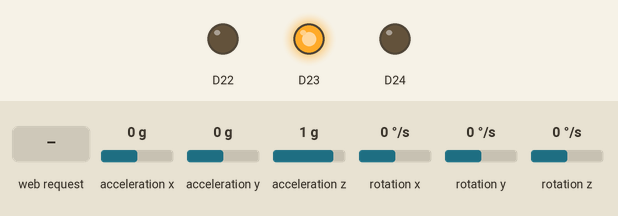
The sketch below on a simulated Arduino Nano RP2040 Connect. Parts: output pins drawn as LEDs (lit = HIGH). The test bench sets the inputs (shaded band); at power-on: acceleration x 0 g, acceleration y 0 g, acceleration z 1 g, rotation x 0 °/s, rotation y 0 °/s, rotation z 0 °/s. WiFi joins after 1.5 s; servers stay silent unless stated; what the sketch prints to the serial monitor is not drawn.

Above: at 3.7 s.
3.8 s: HTTP request GET /Accelerometer received
At 4.2 s:
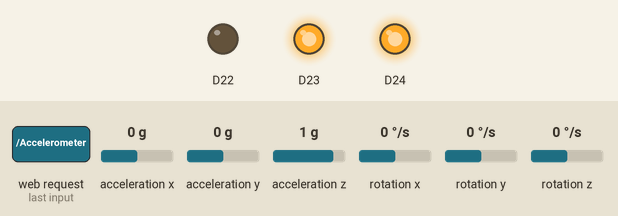
5.8 s: HTTP request GET /Connection/Info received
At 6.7 s:
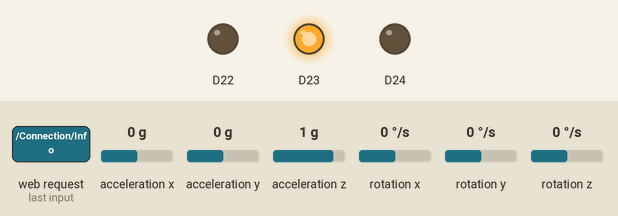
7.3 s: HTTP request GET /Gyroscope received
At 7.7 s:
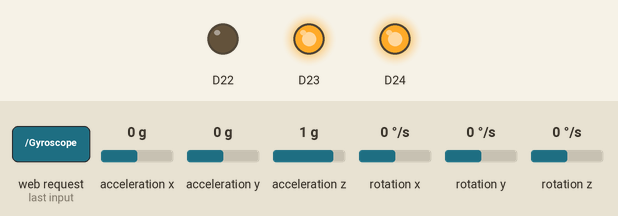
Timing chart, 0 to 10.3 s (numbered marks = the images above; inputs shaded):
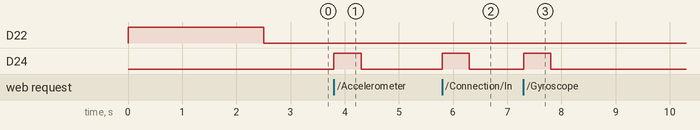

Measured:
- after the input at 3.8 s, D24: LOW → HIGH at once, → LOW 0.50 s later
- after the input at 5.8 s, D24: LOW → HIGH at once, → LOW 0.50 s later
- after the input at 7.3 s, D24: LOW → HIGH at once, → LOW 0.50 s later

The sketch:

nano_rp2040_rest.ino
```cpp
#include "arduino_secrets.h"
#include "rest_manager.h"

RestManager RM(SECRET_SSID, SECRET_PASSWORD, 0, SECRET_PORT, WL_IDLE_STATUS);

void setup()
{
  RM.set_led_pin_modes();

  RM.init_serial_communication(9600);

  RM.check_for_imu();

  RM.check_for_wifi_module();

  RM.check_firmware();

  RM.connect_to_wifi();

  RM.print_wifi_status();

  RM.start_web_server();
}

void loop()
{
  RM.listen_for_client();
}
```

arduino_secrets.h
```cpp
#define SECRET_SSID "update_with_network_name"          // The name of your wireless network
#define SECRET_PASSWORD "update_with_wireless_password" // The password for your wireless network
#define SECRET_PORT 8090                                // The port that the REST service will run on
```

rest_manager.cpp
```cpp
#include <cstring>
#include <Arduino_LSM6DSOX.h>
#include <ArduinoJson.h>
#include <SPI.h>
#include <WiFiNINA.h>
#include "rest_manager.h"

RestManager::RestManager(const char *new_ssid, const char *new_password, int new_key_index, int new_port, int new_status)
{
    ssid = new char[strlen(new_ssid) + 1];
    strcpy(ssid, new_ssid);

    password = new char[strlen(new_password) + 1];
    strcpy(password, new_password);

    key_index = new_key_index;

    port = new_port;

    status = new_status;

    server = new WiFiServer(port);
}

RestManager::~RestManager()
{
    delete[] ssid;
    delete[] password;
}

/**
 * Prepare the onboard RGB LEDs for output.
 */
void RestManager::set_led_pin_modes()
{
    pinMode(LEDR, OUTPUT);
    pinMode(LEDG, OUTPUT);
    pinMode(LEDB, OUTPUT);
}

/**
 * Initialize serial communication at the specified speed (baud)
 */
void RestManager::init_serial_communication(long speed)
{
    Serial.begin(speed);
}

/**
 * See if the IMU is available.  If it is not, display a message and block.
 */
void RestManager::check_for_imu()
{
    if (!IMU.begin())
    {
        Serial.println("Failed to initialize IMU!");

        while (1)
            ;
    }
}

/**
 * See if the WiFi module is available.  If it is not, display a message and block.
 */
void RestManager::check_for_wifi_module()
{
    if (WiFi.status() == WL_NO_MODULE)
    {
        Serial.println("Communication with WiFi module failed!");

        while (true)
            ;
    }
}

/**
 * See if the firmware is up to date.  If not, display a message, but continue.
 */
void RestManager::check_firmware()
{
    String fv = WiFi.firmwareVersion();
    if (fv < WIFI_FIRMWARE_LATEST_VERSION)
    {
        Serial.println("Please upgrade the firmware");
    }
}

/**
 * Control the on/off state of the red, green, and blue onboard LEDs.
 */
void RestManager::control_rgb_led(RGB_ACTION red_action, RGB_ACTION green_action, RGB_ACTION blue_action)
{
    if (red_action == RGB_ACTION::On)
        digitalWrite(LEDR, HIGH);
    if (red_action == RGB_ACTION::Off)
        digitalWrite(LEDR, LOW);

    if (green_action == RGB_ACTION::On)
        digitalWrite(LEDG, HIGH);
    if (green_action == RGB_ACTION::Off)
        digitalWrite(LEDG, LOW);

    if (blue_action == RGB_ACTION::On)
        digitalWrite(LEDB, HIGH);
    if (blue_action == RGB_ACTION::Off)
        digitalWrite(LEDB, LOW);
}

/**
 * Attempt connection to WiFi network, wait for connection, block on connection failure.
 */
void RestManager::connect_to_wifi()
{
    // Not connected yet: green LED off, red LED on:
    control_rgb_led(RGB_ACTION::On, RGB_ACTION::Off, RGB_ACTION::NoChange);

    bool is_connected = false;
    Serial.print("Attempting to connect to Network named: ");
    Serial.println(ssid); // print the network name (SSID)

    // Wait up to 8 seconds for a connection:
    status = WiFi.begin(ssid, password);
    for (int try_connect = 1; try_connect <= 8; try_connect++)
    {
        delay(1000);
        if (status == WL_CONNECTED)
        {
            is_connected = true;
            break;
        }
    }

    // If still not connected, blink the red LED to indicate connection failure:
    if (status != WL_CONNECTED)
    {
        while (true)
        {
            control_rgb_led(RGB_ACTION::On, RGB_ACTION::NoChange, RGB_ACTION::NoChange);
            delay(500);
            control_rgb_led(RGB_ACTION::Off, RGB_ACTION::NoChange, RGB_ACTION::NoChange);
            delay(500);
        }
    }

    // Connected: red LED off, green LED on:
    control_rgb_led(RGB_ACTION::Off, RGB_ACTION::On, RGB_ACTION::NoChange);
}

/**
 * Display status information about the WiFi connection.
 */
void RestManager::print_wifi_status()
{
    // print the SSID of the network you're attached to:
    Serial.print("SSID: ");
    Serial.println(WiFi.SSID());

    // print your board's IP address:
    IPAddress ip = WiFi.localIP();
    Serial.print("IP Address: ");
    Serial.println(ip);

    // print the received signal strength:
    long rssi = WiFi.RSSI();
    Serial.print("signal strength (RSSI): ");
    Serial.print(rssi);
    Serial.println(" dBm");
}

/**
 * Start the web server, making it available for the client process.
 */
void RestManager::start_web_server()
{
    server->begin();
}

/**
 * Initialize the client, wait for requests, and handle them.
 */
void RestManager::listen_for_client()
{
    WiFiClient client = server->available(); // listen for incoming clients

    if (client) // if you get a client,
    {
        // Client connected: blue LED on:
        control_rgb_led(RGB_ACTION::NoChange, RGB_ACTION::NoChange, RGB_ACTION::On);

        Serial.println("new client"); // print a message out the serial port

        String currentLine = ""; // make a String to hold incoming data from the client

        while (client.connected()) // loop while the client's connected
        {
            if (client.available()) // if there's bytes to read from the client,
            {
                char c = client.read(); // read a byte, then
                Serial.write(c);        // print it out on the serial monitor

                if (c == '\n') // if the byte is a newline character
                {
                    if (currentLine.length() == 0)
                    {
                        StaticJsonDocument<200> doc;
                        doc["message"] = "Hello from Arduino RP2040! Valid endpoints are /Accelerometer, /Connection/Info, /Gyroscope, /Temperature/Current/F, and /Temperature/Current/C";
                        doc["value"] = -99;
                        doc["status"] = "invalid";

                        send_response(doc, client);
                        break;
                    }
                    else
                        currentLine = ""; // if you got a newline, then clear currentLine
                }
                else if (c != '\r')
                    // if you got anything else but a carriage return character, add it to the end of the currentLine:
                    currentLine += c;

                String request_name = determine_called_endpoint(currentLine);

                if (handle_valid_endpoint(request_name, client))
                    break;
            }
        }

        delay(500);
        // Client disconnected: blue LED off:
        control_rgb_led(RGB_ACTION::NoChange, RGB_ACTION::NoChange, RGB_ACTION::Off);

        // close the connection:
        client.stop();
        Serial.println("client disconnected");
    }
}

/**
 * Build a response and send it back to the client.
 */
void RestManager::send_response(StaticJsonDocument<200> doc, WiFiClient &client)
{
    // Send a standard HTTP response
    client.println("HTTP/1.1 200 OK");
    client.println("Content-type: application/json");
    client.println("Connection: close");
    client.println();

    // Serialize JSON to client
    serializeJson(doc, client);
}

/**
 * Get the current temperature from the IMU.
 */
int RestManager::get_temperature(bool as_fahrenheit)
{
    if (IMU.temperatureAvailable())
    {
        int temperature_deg = 0;
        IMU.readTemperature(temperature_deg);

        if (as_fahrenheit == true)
            temperature_deg = celsius_to_fahrenheit(temperature_deg);

        return temperature_deg;
    }
    else
    {
        return -99;
    }
}

/**
 * Convert given celsius value to fahrenheit.
 */
int RestManager::celsius_to_fahrenheit(int celsius_value)
{
    return (celsius_value * (9 / 5)) + 32;
}

/**
 * Scan currentline to determine which endpoint was called.
 */
String RestManager::determine_called_endpoint(String current_line)
{
    // Initialize array of request mappings.
    RequestMapping mappings[] = {
        {"GET /Accelerometer", "Accelerometer"},
        {"GET /Connection/Info", "ConnectionInfo"},
        {"GET /Gyroscope", "Gyroscope"},
        {"GET /Temperature/Current/F", "Fahrenheit"},
        {"GET /Temperature/Current/C", "Celsius"}};

    const int num_mappings = sizeof(mappings) / sizeof(mappings[0]);

    // Default request name in case no pattern matches:
    String request_name = "Default";

    // See if a known endpoint was sent:
    for (int i = 0; i < num_mappings; i++)
    {
        if (current_line.indexOf(mappings[i].pattern) != -1)
        {
            request_name = mappings[i].name;
            break;
        }
    }

    return request_name;
}

bool RestManager::handle_valid_endpoint(String request_name, WiFiClient client)
{
    // Accelerometer values
    if (request_name == "Accelerometer")
    {
        float ax = -99, ay = -99, az = -99;

        if (IMU.accelerationAvailable())
        {
            IMU.readAcceleration(ax, ay, az);
        }

        StaticJsonDocument<200> doc;
        doc["aX"] = ax;
        doc["aY"] = ay;
        doc["aZ"] = az;

        send_response(doc, client);

        return true;
    }

    // Gyroscope values
    if (request_name == "Gyroscope")
    {
        float gx = -99, gy = -99, gz = -99;

        if (IMU.gyroscopeAvailable())
        {
            IMU.readGyroscope(gx, gy, gz);
        }

        StaticJsonDocument<200> doc;
        doc["gX"] = gx;
        doc["gY"] = gy;
        doc["gZ"] = gz;

        send_response(doc, client);

        return true;
    }

    // Current temperature:
    if (request_name == "Fahrenheit" || request_name == "Celsius")
    {
        bool is_fahrenheit = (request_name == "Fahrenheit");
        int current_temperature = get_temperature(is_fahrenheit);
        String temp_units = is_fahrenheit ? "F" : "C";

        StaticJsonDocument<200> doc;
        doc["message"] = "Current temperature is " + String(current_temperature) + "° " + temp_units;
        doc["value"] = current_temperature;
        doc["status"] = "success";

        send_response(doc, client);

        return true;
    }

    // Connection information:
    if (request_name == "ConnectionInfo")
    {
        String ssid = WiFi.SSID();
        IPAddress ip = WiFi.localIP();
        long rssi = WiFi.RSSI();

        String signalStrength = "Unknown";
        if (rssi > -50)
            signalStrength = "Excellent";
        else if (rssi <= -50 && rssi >= -60)
            signalStrength = "Good";
        else if (rssi < -60 && rssi >= -70)
            signalStrength = "Fair";
        else if (rssi < -70)
            signalStrength = "Weak";

        StaticJsonDocument<200> doc;
        doc["ssid"] = ssid;
        doc["ipAddress"] = ip;
        doc["rssi"] = rssi;
        doc["signalStrength"] = signalStrength;
        send_response(doc, client);

        return true;
    }

    return false;
}
```

rest_manager.h
```cpp
#ifndef REST_MANAGER_H
#define REST_MANAGER_H

#include <cstring>
#include <Arduino_LSM6DSOX.h>
#include <ArduinoJson.h>
#include <SPI.h>
#include <WiFiNINA.h>

enum class RGB_ACTION
{
    On,
    Off,
    NoChange
};

/**
 * Request pattern and corresponding request name.
 */
struct RequestMapping
{
    const char *pattern;
    const char *name;
};

class RestManager
{
private:
    String determine_called_endpoint(String current_line);
    bool handle_valid_endpoint(String request_name, WiFiClient client);

public:
    RestManager(const char *new_ssid, const char *new_password, int new_key_index, int new_port, int new_status);
    ~RestManager();

    char *ssid;     // network SSID (name)
    char *password; // network password (use for WPA, or use as key for WEP)
    int key_index;  // network key index number (needed only for WEP)
    int port;
    int status;
    WiFiServer *server;

    void set_led_pin_modes();
    void init_serial_communication(long speed);
    void check_for_imu();
    void check_for_wifi_module();
    void check_firmware();
    void control_rgb_led(RGB_ACTION red_action, RGB_ACTION green_action, RGB_ACTION blue_action);
    void connect_to_wifi();
    void print_wifi_status();
    void start_web_server();
    void listen_for_client();
    void send_response(StaticJsonDocument<200> doc, WiFiClient &client);
    int get_temperature(bool as_fahrenheit);
    int celsius_to_fahrenheit(int celsius_value);
};

#endif
```
